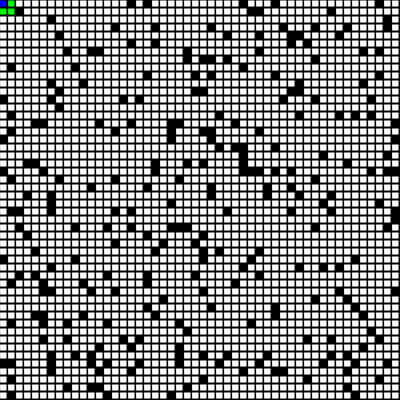
Frame 1 (no input)
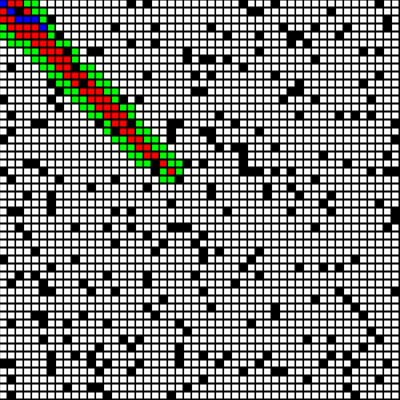
Frame 60 (no input)
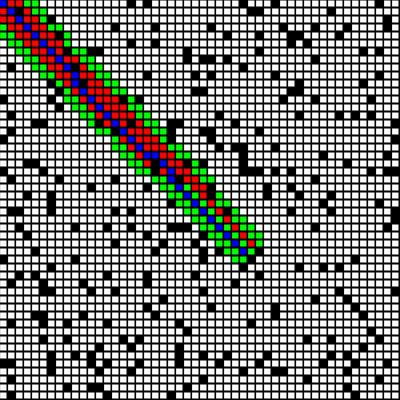
Frame 120 (the mouse pressed at the canvas centre since frame 60)

The p5.js sketch that drew these frames (run headless with seeded random() and noise() and a simulated clock; from frame 60 on, the mouse is pressed at the canvas centre):

// p5.js sketch
// ── sketch.js

function heuristic(a, b) {
	var d = dist(a.i, a.j, b.i, b.j);
	// var d = abs(a.i - b.i) + abs(a.j - b.j);
	return d;
}

function removeFromArray(openSet, current){
	for(var i=openSet.length-1; i>=0; --i){
		if(openSet[i] === current){
			openSet.splice(i, 1);
		}
	}
}

var cols = 50;
var rows = 50;
var grid = new Array(cols);
var openSet = [];
var closedSet = [];
var start;
var end;
var w, h;
var path = [];

function Spot(i, j) {

	this.i = i;
	this.j = j;
	this.f = 0;
	this.g = 0;
	this.h = 0;
	this.neighbors = [];
	this.previous = undefined;
	this.wall = false;

	if (random(1) < 0.1) {
		this.wall = true;
	}

	this.show = function(col) {
		fill(col);
		if (this.wall) {
			fill(0);
		}
		//stroke(0);
		rect(this.i*w, this.j*h, w-1, h-1);
	}

	this.addNeighbors = function(grid) {
		var i = this.i;
		var j = this.j;
		if (i < cols - 1) {
			this.neighbors.push(grid[i + 1][j]);
		}
		if (i > 0) {
			this.neighbors.push(grid[i - 1][j]);
		}
		if (j < rows - 1) {
			this.neighbors.push(grid[i][j + 1]);
		}
		if (j > 0) {
			this.neighbors.push(grid[i][j - 1]);
		}
		if (i > 0 && j > 0) {
			this.neighbors.push(grid[i - 1][j - 1]);
		}
		if (i < cols - 1 && j > 0) {
			this.neighbors.push(grid[i + 1][j - 1]);
		}
		if (i > 0 && j < rows - 1) {
			this.neighbors.push(grid[i - 1][j + 1]);
		}
		if (i < cols - 1 && j < rows - 1) {
			this.neighbors.push(grid[i + 1][j + 1]);
		}
	}
}

function setup() {
	createCanvas(400, 400);
	console.log('A*');
	w = width / cols;
	h = height / rows;

	for (var i = 0; i < cols; i++) {
		grid[i] = new Array(rows);
	}

	for (var i = 0; i < cols; i++) {
		for (var j = 0; j < rows; j++) {
			grid[i][j] = new Spot(i, j);
		}
	}

	for (var i = 0; i < cols; i++) {
		for (var j = 0; j < rows; j++) {
			grid[i][j].addNeighbors(grid);
		}
	}

	start = grid[0][0];
	end = grid[cols - 1][rows - 1];
	start.wall = false;
	end.wall = false;

	openSet.push(start);
}

function draw() {
	if (openSet.length > 0) {

		var winner = 0;
		for (var i = 0; i < openSet.length; i++) {
			if (openSet[i].f < openSet[winner].f) {
				winner = i;
			}
		}
		var current = openSet[winner];
		if (current === end) {
			noLoop();
			console.log("DONE!");
		}
		removeFromArray(openSet, current);
		closedSet.push(current);

		var neighbors = current.neighbors;
		for (var i = 0; i < neighbors.length; i++) {
			var neighbor = neighbors[i];

			if (!closedSet.includes(neighbor) && !neighbor.wall) {
				var tempG = current.g + heuristic(neighbor, current);
				var newPath = false;
				if (openSet.includes(neighbor)) {
					if (tempG < neighbor.g) {
						neighbor.g = tempG;
						newPath = true;
					}
				} else {
					neighbor.g = tempG;
					newPath = true;
					openSet.push(neighbor);
				}
				if (newPath) {
					neighbor.h = heuristic(neighbor, end);
					neighbor.f = neighbor.g + neighbor.h;
					neighbor.previous = current;
				}
			}

		}
	} else {
		console.log('no solution');
		noLoop();
		return;
	}

	background(0);

	for (var i = 0; i < cols; i++) {
		for (var j = 0; j < rows; j++) {
			grid[i][j].show(color(255));
		}
	}

	for (var i = 0; i < closedSet.length; i++) {
		closedSet[i].show(color(255, 0, 0));
	}

	for (var i = 0; i < openSet.length; i++) {
		openSet[i].show(color(0, 255, 0));
	}

	path = [];
	var temp = current;
	path.push(temp);
	while (temp.previous) {
		path.push(temp.previous);
		temp = temp.previous;
	}

	for (var i = 0; i < path.length; i++) {
		path[i].show(color(0, 0, 255));
	}


}
